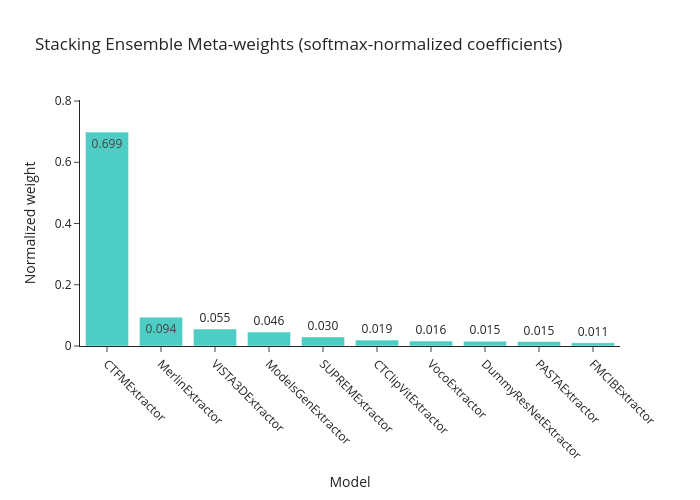

Notebook code cell kept with this figure:
### Code cell
# Visualize meta-learner weights from the last stacking run
if last_stacking_model is None:
    raise RuntimeError("Run the stacking ensemble cell before visualizing weights.")

meta_model = last_stacking_model['meta_model']
model_list = last_stacking_model['model_list']
coef = meta_model.coef_.mean(axis=0)

n_models = len(model_list)
cols_per_model = coef.shape[0] // n_models if n_models else 0

weight_rows = []
for idx, name in enumerate(model_list):
    start = idx * cols_per_model
    end = start + cols_per_model
    block = coef[start:end]
    weight_rows.append({
        "model": name,
        "meta_weight": float(np.mean(block))
    })

weight_df = pd.DataFrame(weight_rows)
weight_df['normalized'] = np.exp(weight_df['meta_weight']) / np.exp(weight_df['meta_weight']).sum()
weight_df = weight_df.sort_values('normalized', ascending=False)

fig = go.Figure()
fig.add_trace(go.Bar(
    x=weight_df['model'],
    y=weight_df['normalized'],
    marker_color='#4ECDC4',
    text=[f"{w:.3f}" for w in weight_df['normalized']],
    textposition='auto'
))
fig.update_layout(
    title='Stacking Ensemble Meta-weights (softmax-normalized coefficients)',
    xaxis_title='Model',
    yaxis_title='Normalized weight',
    height=500,
    width=700,
    template='simple_white',
    xaxis_tickangle=45,
)
fig.update_yaxes(range=[0, weight_df['normalized'].max() * 1.15])

fig.show()

print("Raw meta coefficients (per-model mean):")
print(weight_df[['model', 'meta_weight']].to_string(index=False))

### Figure 1 — Plotly figure (JSON) as saved in the notebook; plotly's stock layout.template omitted (floating-point values rounded to 4 significant figures)
{"data": [{"marker": {"color": "#4ECDC4"}, "text": ["0.699", "0.094", "0.055", "0.046", "0.030", "0.019", "0.016", "0.015", "0.015", "0.011"], "textposition": "auto", "type": "bar", "x": ["CTFMExtractor", "MerlinExtractor", "VISTA3DExtractor", "ModelsGenExtractor", "SUPREMExtractor", "CTClipVitExtractor", "VocoExtractor", "DummyResNetExtractor", "PASTAExtractor", "FMCIBExtractor"], "y": [0.6987, 0.09425, 0.05544, 0.04557, 0.02974, 0.01927, 0.0162, 0.01544, 0.01461, 0.01081]}], "layout": {"height": 500, "title": {"text": "Stacking Ensemble Meta-weights (softmax-normalized coefficients)"}, "width": 700, "xaxis": {"tickangle": 45, "title": {"text": "Model"}}, "yaxis": {"range": [0, 0.8035], "title": {"text": "Normalized weight"}}}}
